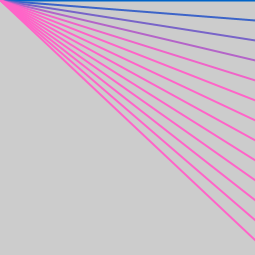
Frame 1 (no input)
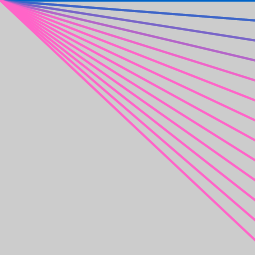
Frame 2 (the mouse pressed at the canvas centre, redrawn once)

The Processing sketch that drew these frames (run headless with seeded random() and noise(); the mouse was pressed at the canvas centre and the sketch redrawn once):

// Processing sketch: processing_93206
// ── processing_93206.pde

void setup(){
  size(255,255);
  noLoop();
}

void draw(){
  strokeWeight(2);
for (int i = 0; i < 255; i += 20){
  stroke(3*i,100,200);
  line(0,0,255,i);}
}
